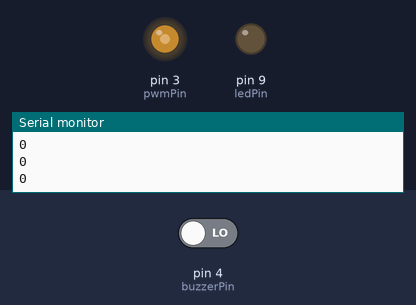
Recording of a sketch running on a simulated Arduino Uno, built with avr-gcc and run on an emulated ATmega328P. On the bench: output pins drawn as LEDs (lit = HIGH), the last lines printed to the serial monitor. The test bench sets the inputs (shaded band); at power-on: pin 4 (buzzerPin) LOW.

Above: at 1.2 s.
1.3 s: pin 4 (buzzerPin) driven HIGH
At 2.5 s:
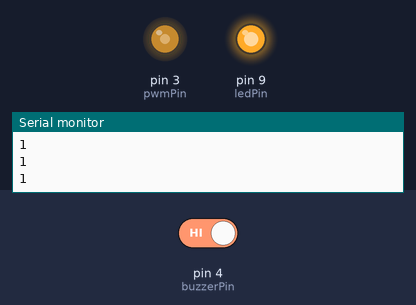
2.8 s: pin 4 (buzzerPin) driven LOW
At 3.7 s:
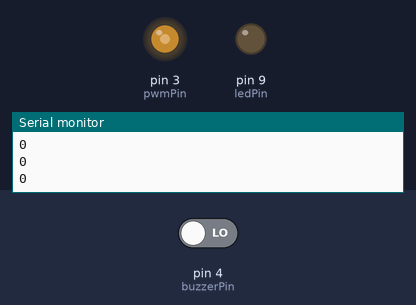
Timing chart, 0 to 5.8 s (numbered marks = the images above; inputs shaded):
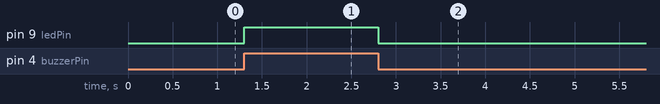

The sketch:

active_buzzer_detection.ino
```cpp
const int pwmPin = 3;       // PWM output pin
const int buzzerPin = 4;    // Detects active buzzer
const int ledPin = 9;       // LED indicates buzzer is active

void setup() {
  pinMode(pwmPin, OUTPUT);
  pinMode(buzzerPin, INPUT); // Read buzzer state
  pinMode(ledPin, OUTPUT);

  // Start PWM at 50% duty cycle
  analogWrite(pwmPin, 128);

  Serial.begin(9600); // For debugging/plotting
}

void loop() {
  int buzzerState = digitalRead(buzzerPin); // HIGH if buzzer is active

  if (buzzerState == HIGH) {
    digitalWrite(ledPin, HIGH);
  } else {
    digitalWrite(ledPin, LOW);
  }

  Serial.println(buzzerState); // Plot in Serial Plotter
  delay(100);
}
```

Measured:
- after the input at 1.3 s, pin 9 (ledPin): LOW → HIGH at once
- after the input at 2.8 s, pin 9 (ledPin): HIGH → LOW at once
